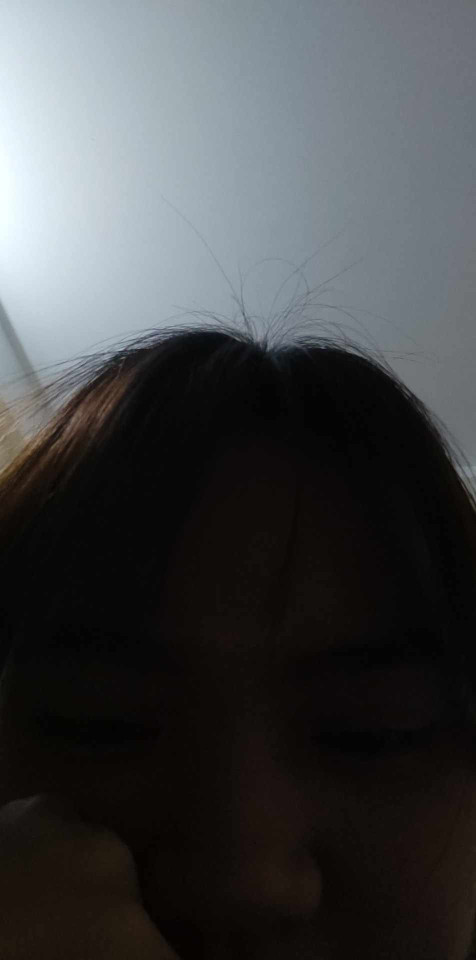
#> input picture image/ashiba.jpg, 952 x 1920 px (shown at 1/2 size); its folder holds 5 pictures in this run
$ python 'Brightness and Contrast.py'
#> lines starting #> are read from the running program, lines starting #| are printed output that depends on the picture
#> further down, image is the input picture: shape (1920, 952, 3); mean R, G, B 67.5, 69.5, 71.1
import math
import imageio
import numpy as np
import matplotlib.pyplot as plt
from skimage.color import rgb2gray
from skimage import img_as_float
from skimage.exposure import rescale_intensity, adjust_gamma

plt.close('all')
def map_value(
        value,
        range_in=(0,1),
        range_out=(0,1),
        invert=False,
        non_lin_convex=None,
        non_lin_concave=None):

    # truncate value to within input range limits
    if value > range_in[1]: value = range_in[1]
    if value < range_in[0]: value = range_in[0]

    # map values linearly to [0,1]
    value = (value - range_in[0]) / (range_in[1] - range_in[0])

    # invert values
    if invert is True: value = 1 - value

    # apply convex non-linearity
    if non_lin_convex is not None:
        value = (value * non_lin_convex) / (1 + non_lin_convex - value)

    # apply concave non-linearity
    if non_lin_concave is not None:
        value = ((1 + non_lin_concave) * value) / (non_lin_concave + value)

    # mapping value to the output range in a linear way
    value = value * (range_out[1] - range_out[0]) + range_out[0]

    return value

# [54 lines left out: function get_membership_luts, not called in this run]
def get_sigmoid_lut(
        resolution=256,
        threshold=0.2,
        non_linearirty=0.2,
        verbose=False):
#> called with resolution = 256, threshold = 0.2, non_linearirty = 0.12, verbose = False
    max_value = resolution - 1  # the maximum attainable value
    thr = threshold * max_value  # threshold in the range [0,resolution-1]
    alpha = non_linearirty * max_value  # controls non-linearity degree
    beta = max_value - thr
    if beta == 0: beta = 0.001
    lut = np.zeros(resolution, dtype='float')
    for i in range(resolution):
        i_comp = i - thr  # complement of i
        # upper part of the piece-wise sigmoid function
        if i >= thr:
            lut[i] = (((((alpha + beta) * i_comp) / (alpha + i_comp)) *
                         (1 / (2 * beta))) + 0.5)
        else:
            lut[i] = (alpha * i) / (alpha - i_comp) * (1 / (2 * thr))

    if verbose is True:
        plt.figure()
        plt.plot(lut)
        plt.title('Sigmoid LUT | ' +
                  'thr=' + str(int(thr)) + ' (' + str(round(threshold, 3)) +
                  ') | nonlin=' + str(int(alpha)) +
                  ' (' + str(round(non_linearirty, 3)) + ')')
        plt.grid(True)
        plt.tight_layout()
        plt.show()
    return lut
def get_photometric_mask(
        image,
        smoothing=0.2,
        grayscale_out=True,
        verbose=False):
    # internal parameters
    THR_A = smoothing
    THR_B = 0.04  # ~10/255
    NON_LIN = 0.12  # ~30/255
    LUT_RES = 256
    # get sigmoid LUTs
    lut_a = get_sigmoid_lut(
            resolution=LUT_RES,
            threshold=THR_A,
            non_linearirty=NON_LIN,
            verbose=verbose
            )
    lut_a_max = len(lut_a) -1
    lut_b = get_sigmoid_lut(
            resolution=LUT_RES,
            threshold=THR_B,
            non_linearirty=NON_LIN,
            verbose=verbose
            )
    lut_b_max = len(lut_b) -1
    # dealing with different number of channels
    if len(image.shape) == 3:
        if grayscale_out is True:
            image_ph_mask = rgb2gray(image.copy())  # [0,1] 2D
        else:
            image_ph_mask = img_as_float(image.copy())  # [0,1] 3D
    elif len(image.shape) == 2:
        image_ph_mask = img_as_float(image.copy())  # [0,1] 2D
    else:
         image_ph_mask = img_as_float(image.copy())  # [0,1] ?D
    # if image is 2D, expand dimensions to 3D for code compatibility
    # (filtering assumes a 3D image)
    if len(image_ph_mask.shape) == 2:
        image_ph_mask = np.expand_dims(image_ph_mask, axis=2)
    # up -> down
    for i in range(1, image_ph_mask.shape[0]-1):
        d = np.abs(image_ph_mask[i-1,:,:] - image_ph_mask[i+1,:,:])  # diff
        d = lut_a[(d * lut_a_max).astype(int)]
        image_ph_mask[i,:,:] = ((image_ph_mask[i,:,:] * d) +
                              (image_ph_mask[i-1,:,:] * (1-d)))
#> image_ph_mask: shape (1920, 952, 1) float64
    # left -> right
    for j in range(1, image_ph_mask.shape[1]-1):
        d = np.abs(image_ph_mask[:,j-1,:] - image_ph_mask[:,j+1,:])  # diff
        d = lut_a[(d * lut_a_max).astype(int)]
        image_ph_mask[:,j,:] = ((image_ph_mask[:,j,:] * d) +
                              (image_ph_mask[:,j-1,:] * (1-d)))
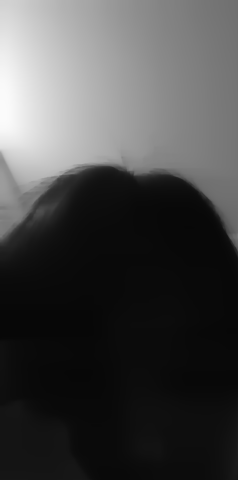
#> image_ph_mask: shape (1920, 952, 1) float64 (shown at 1/4 size); min 0.0285, max 0.986, mean 0.281
    # down -> up
    for i in range(image_ph_mask.shape[0]-2, 1, -1):
        d = np.abs(image_ph_mask[i-1,:,:] - image_ph_mask[i+1,:,:])  # diff
        d = lut_a[(d * lut_a_max).astype(int)]
        image_ph_mask[i,:,:] = ((image_ph_mask[i,:,:] * d) +
                              (image_ph_mask[i+1,:,:] * (1-d)))
    # right -> left
    for j in range(image_ph_mask.shape[1]-2, 1, -1):
        d = np.abs(image_ph_mask[:,j-1,:] - image_ph_mask[:,j+1,:])  # diff
        d = lut_b[(d * lut_b_max).astype(int)]
        image_ph_mask[:,j,:] = ((image_ph_mask[:,j,:] * d) +
                              (image_ph_mask[:,j+1,:] * (1-d)))
    # up -> down
    for i in range(1, image_ph_mask.shape[0]-1):
        d = np.abs(image_ph_mask[i-1,:,:] - image_ph_mask[i+1,:,:])  # diff
        d = lut_b[(d * lut_b_max).astype(int)]
        image_ph_mask[i,:,:] = ((image_ph_mask[i,:,:] * d) +
                              (image_ph_mask[i-1,:,:] * (1-d)))
    # convert back to 2D if grayscale is needed
    if grayscale_out is True:
        image_ph_mask = np.squeeze(image_ph_mask)
    if verbose is True:
        plt.figure()
        plt.subplot(1,2,1)
        plt.imshow(image)
        plt.title('Input image')
        plt.axis('off')
        plt.subplot(1,2,2)
        if grayscale_out is True:
            plt.imshow(image_ph_mask, cmap='gray', vmin=0, vmax=1)
        else:
            plt.imshow(image_ph_mask, vmin=0, vmax=1)
        plt.title('Photometric mask')
        plt.axis('off')

        plt.tight_layout(True)
        plt.suptitle('Estimation of photometric mask')
        plt.show()

    return image_ph_mask
# [286 lines left out: function blend_expoures, not called in this run]
def apply_local_contrast_enhancement(
        image,
        image_ph_mask,
        degree=1.5,
        verbose=False):
#> called with degree = 1.5, verbose = False
    DARK_BOOST = 0.2
    THRESHOLD_DARK_TONES = 100 / 255
    detail_amplification_global = degree

    image_details = image - image_ph_mask  # image details
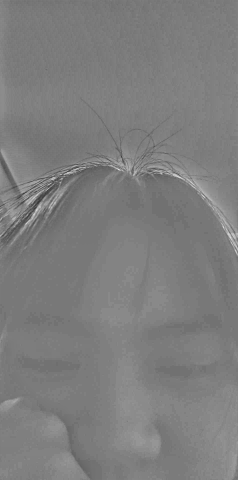
#> image_details: shape (1920, 952) float64 (shown at 1/4 size); min -0.249, max 0.246, mean -0.00508; drawn with min black and max white

    # special treatment for dark regions
    detail_amplification_local = image_ph_mask / THRESHOLD_DARK_TONES
    detail_amplification_local[detail_amplification_local>1] = 1
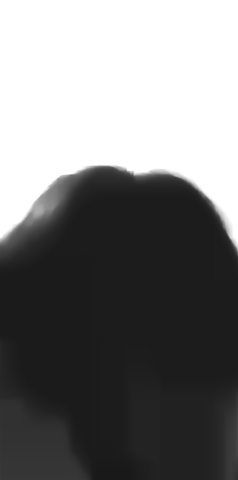
#> detail_amplification_local: shape (1920, 952) float64 (shown at 1/4 size); min 0.0886, max 1, mean 0.477
    detail_amplification_local = ((1 - detail_amplification_local) *
                                  DARK_BOOST) + 1  # [1, 1.2]
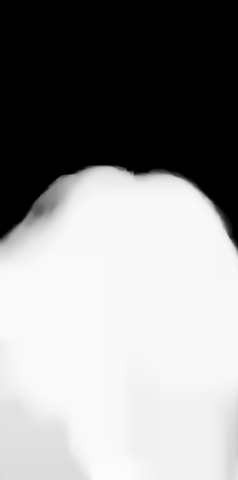
#> detail_amplification_local: shape (1920, 952) float64 (shown at 1/4 size); min 1, max 1.18, mean 1.1; drawn with min black and max white
    # apply all detail adjustements
    image_details = (image_details *
                     detail_amplification_global *
                     detail_amplification_local)
    # add details back to the local neighborhood
    image_out = image_ph_mask + image_details

    # stay within range
    image_out = np.clip(a=image_out, a_min=0, a_max=1, out=image_out)

    if verbose is True:
        plt.figure()
        plt.subplot(1,3,1)
        plt.imshow(image, cmap='gray', vmin=0, vmax=1)
        plt.title('Input image')
        plt.axis('off')
        plt.subplot(1,3,2)
        plt.imshow(image_ph_mask, cmap='gray', vmin=0, vmax=1)
        plt.title('Ph. mask')
        plt.axis('off')
        plt.subplot(1,3,3)
        plt.imshow(image_out, cmap='gray', vmin=0, vmax=1)
        plt.title('Output')
        plt.axis('off')

        plt.tight_layout(True)
        plt.suptitle('Local contrast enhancement [x' + str(degree) + ']')
        plt.show()

    return image_out

def apply_spatial_tonemapping(
        image,
        image_ph_mask,
        mid_tone=0.5,
        tonal_width=0.5,
        areas_dark=0.5,
        areas_bright=0.5,
        preserve_tones = True,
        verbose=True):
    # defining parameters
#> called with mid_tone = 0.5, tonal_width = 0.5, areas_dark = 0.7, areas_bright = 0.5, preserve_tones = True, verbose = False
    EPSILON = 1 / 256
    # adjust range and non-linear response of parameters
    mid_tone = map_value(
            value=mid_tone,
            range_in=(0,1),
            range_out=(0,1),
            invert=False,
            non_lin_convex=None,
            non_lin_concave=None
            )
    tonal_width = map_value(
            value=tonal_width,
            range_in=(0,1),
            range_out=(EPSILON,1),
            invert=False,
            non_lin_convex=0.1,
            non_lin_concave=None
            )

    areas_dark = map_value(
            value=areas_dark,
            range_in=(0,1),
            range_out=(0,5),
            invert=True,
            non_lin_convex=0.05,
            non_lin_concave=None
            )

    areas_bright = map_value(
            value=areas_bright,
            range_in=(0,1),
            range_out=(0,5),
            invert=True,
            non_lin_convex=0.05,
            non_lin_concave=None
            )
    # lower tones (below mid_tone level)
    image_lower = image.copy()
    image_lower[image_lower>=mid_tone] = 0
    alpha = (image_ph_mask ** 2) / tonal_width
    tone_continuation_factor = mid_tone / (mid_tone + EPSILON - image_ph_mask)
    alpha = alpha * tone_continuation_factor + areas_dark
    image_lower = (image_lower * (alpha + 1)) / (alpha + image_lower)
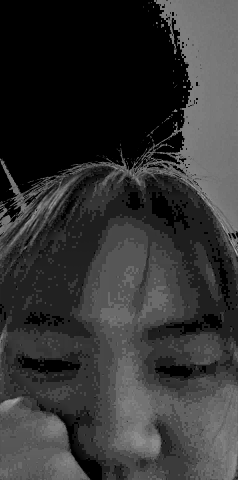
#> image_lower: shape (1920, 952) float64 (shown at 1/4 size); min 0, max 0.786, mean 0.203

    # upper tones (above mid_tone level)
    image_upper = image.copy()
    image_upper[image_upper<mid_tone] = 0
    image_ph_mask_inv = 1 - image_ph_mask
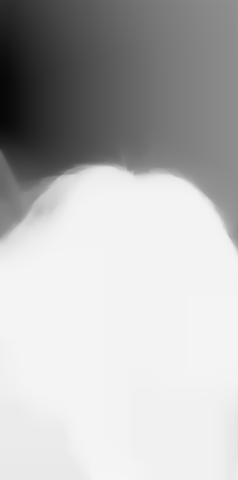
#> image_ph_mask_inv: shape (1920, 952) float64 (shown at 1/4 size); min 0.0264, max 0.965, mean 0.724
    alpha = (image_ph_mask_inv ** 2) / tonal_width
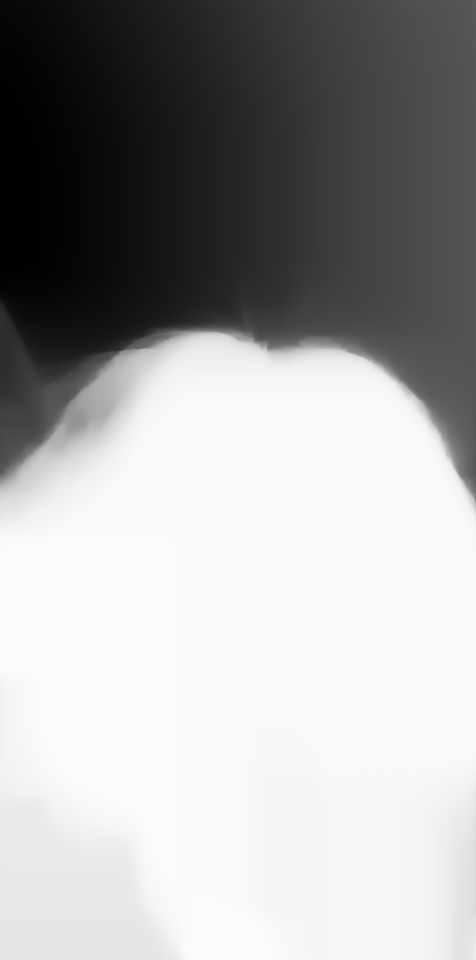
#> alpha: shape (1920, 952) float64 (shown at 1/2 size); min 0.00804, max 10.72, mean 7.01; drawn with min black and max white
    tone_continuation_factor = mid_tone / ((1 - mid_tone) - image_ph_mask_inv)
    alpha = alpha * tone_continuation_factor + areas_bright
#> (the rest of the program and of its run is left out)
